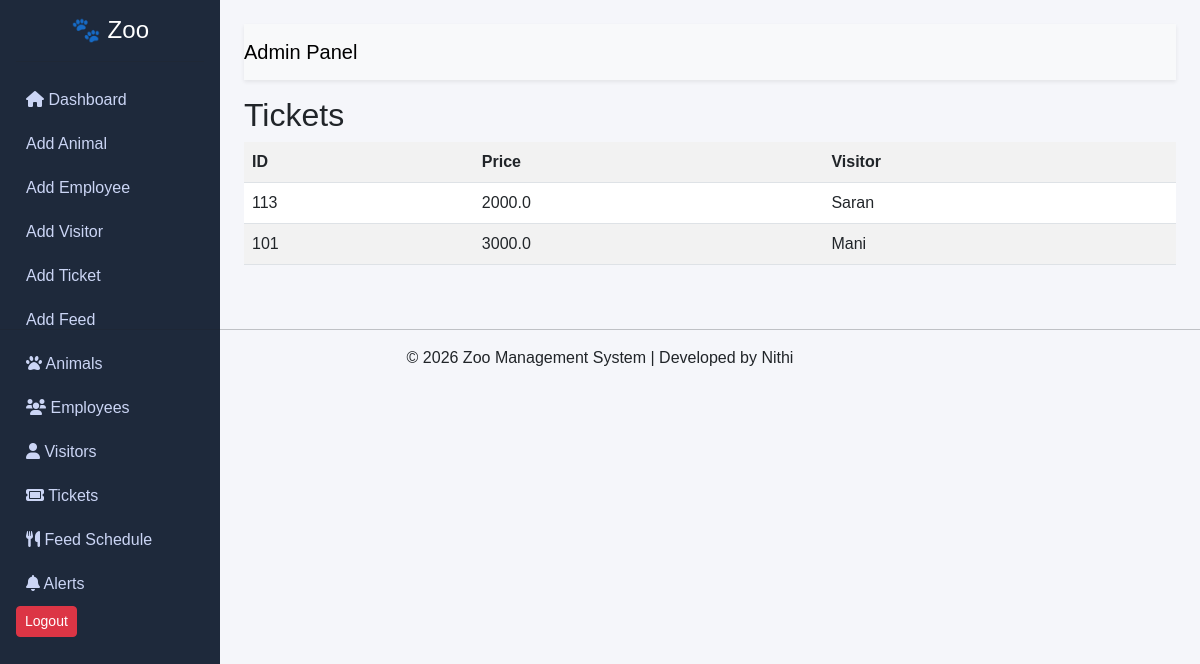
The app's page /tickets, older data.
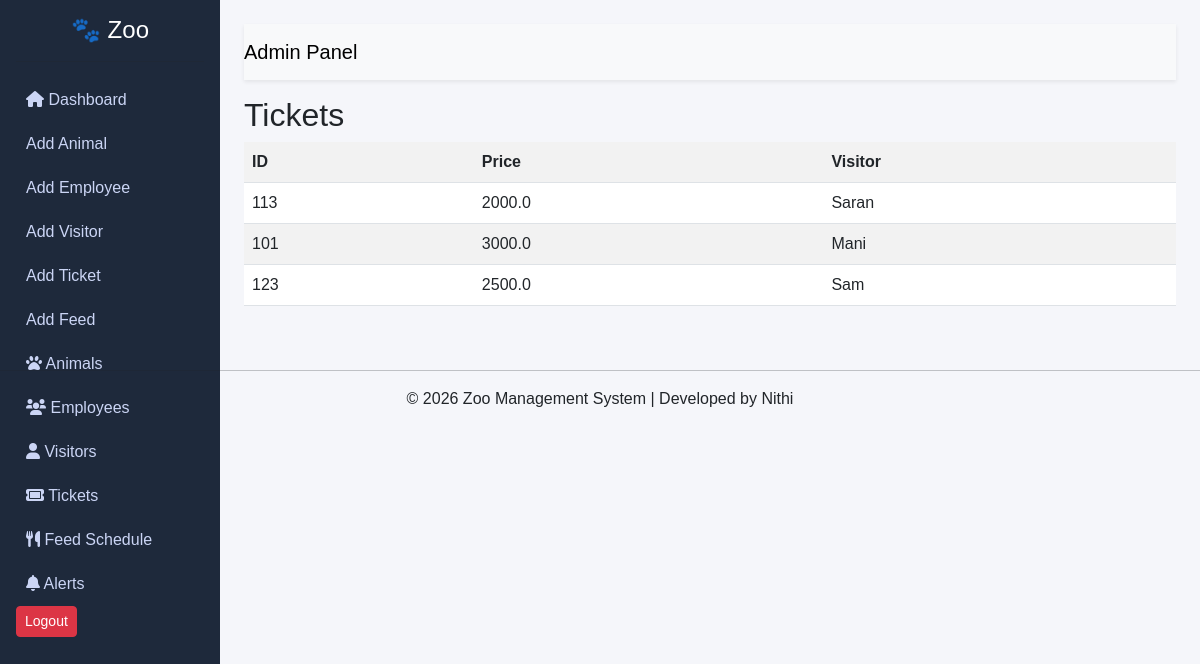
The same page, newer data.
### tables this page shows
CREATE TABLE tickets (
            ticket_id TEXT PRIMARY KEY,
            price REAL,
            visitor_name TEXT
        );

### app.py (the view)
@app.route('/tickets')
def tickets():
    data = zoo_db.get_tickets()
    return render_template('view_tickets.html', tickets=data)

### zoo_database.py (called while the page is built)
    def get_tickets(self):
        self.cursor.execute("SELECT * FROM tickets")
        return self.cursor.fetchall()

### templates/view_tickets.html
{% extends "base.html" %}
{% block content %}
<h2>Tickets</h2>
<table class="table table-striped">
<tr>
<th>ID</th><th>Price</th><th>Visitor</th>
</tr>
{% for t in tickets %}
<tr>
<td>{{ t[0] }}</td>
<td>{{ t[1] }}</td>
<td>{{ t[2] }}</td>
</tr>
{% endfor %}
</table>
{% endblock %}

Row changes from the older to the newer data that the page shows:
added tickets: ticket_id "123", price "2500.0", visitor_name "Sam"
